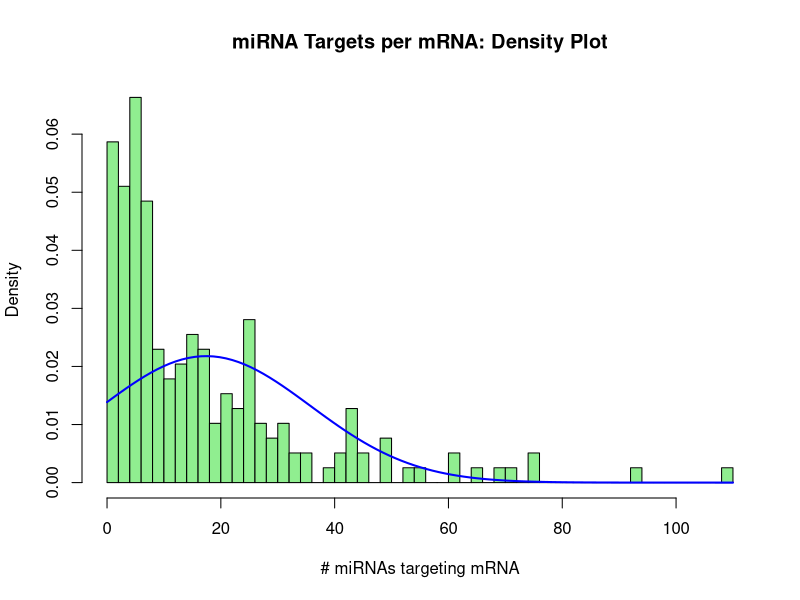
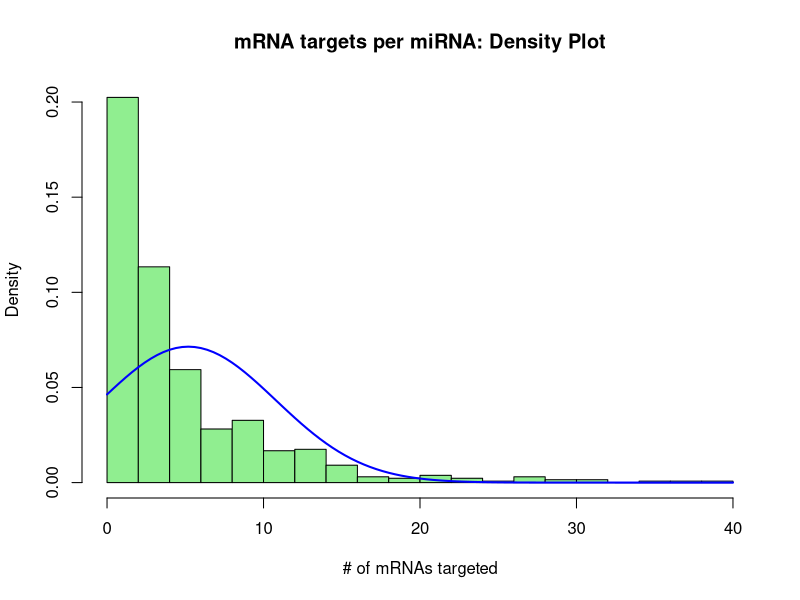
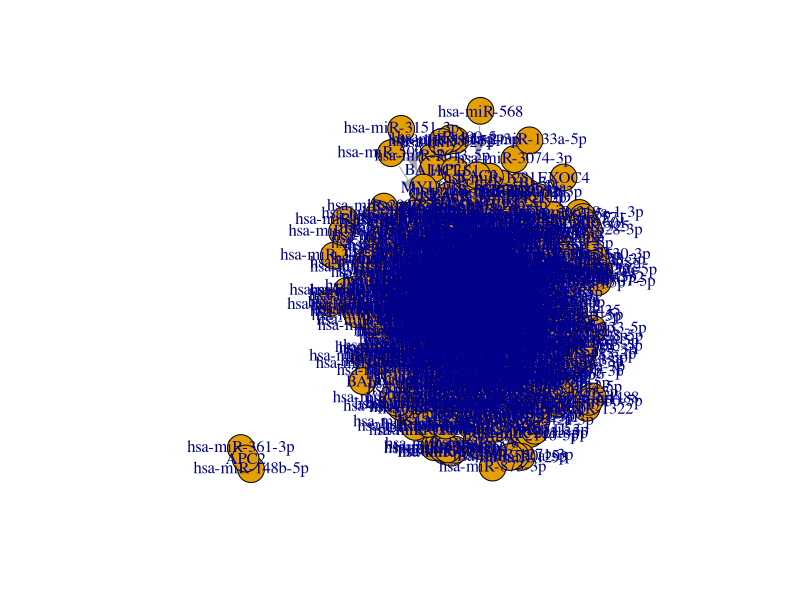
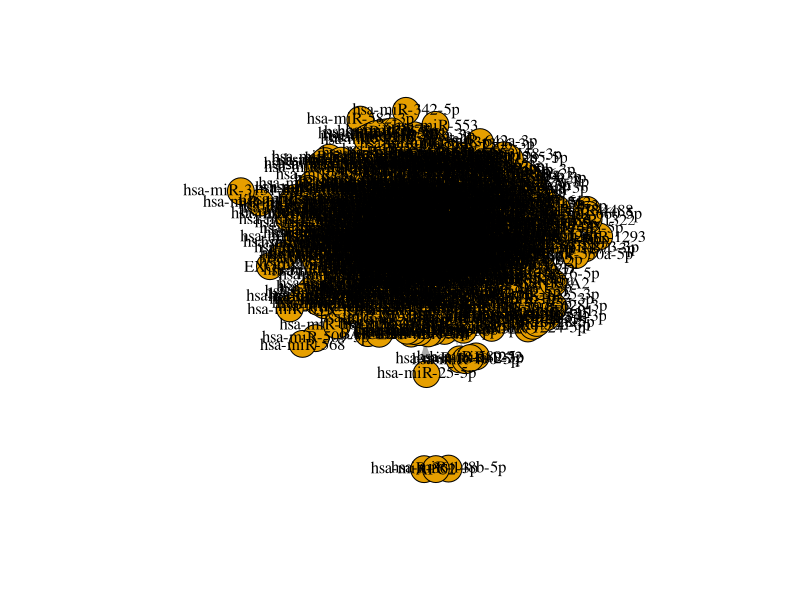
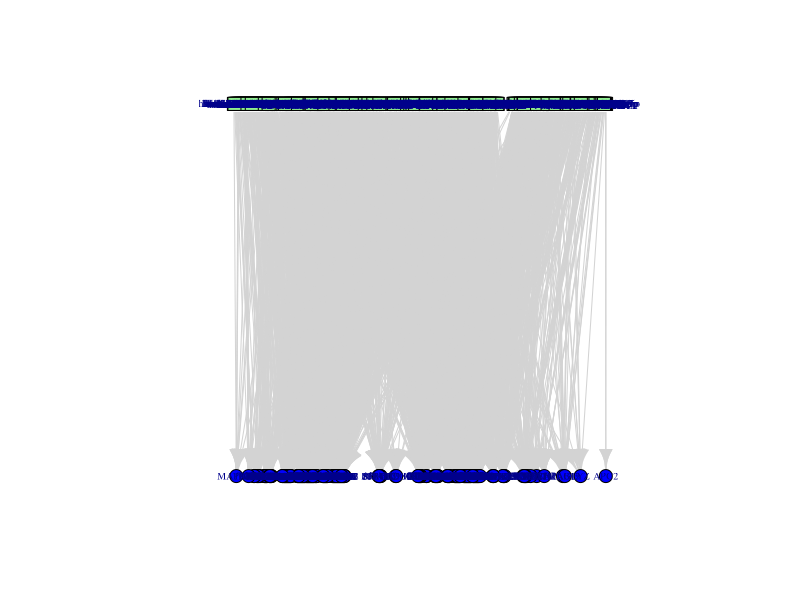
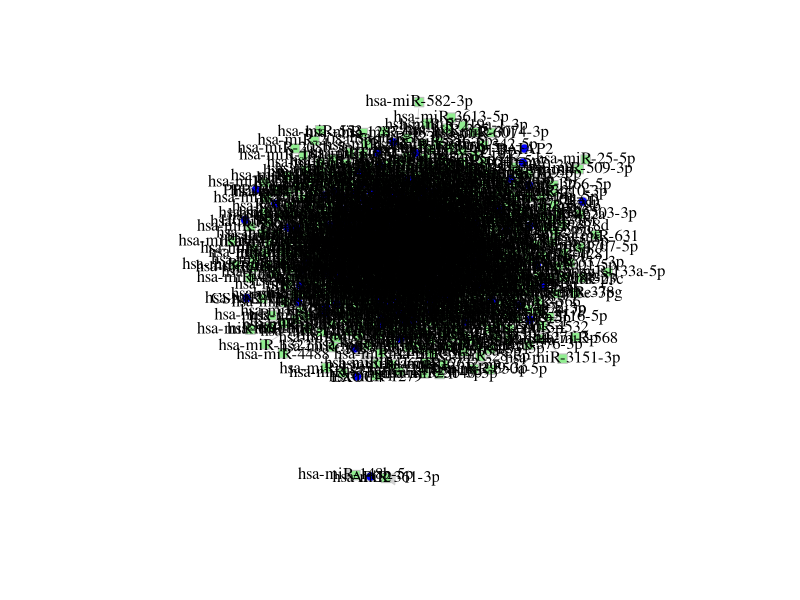
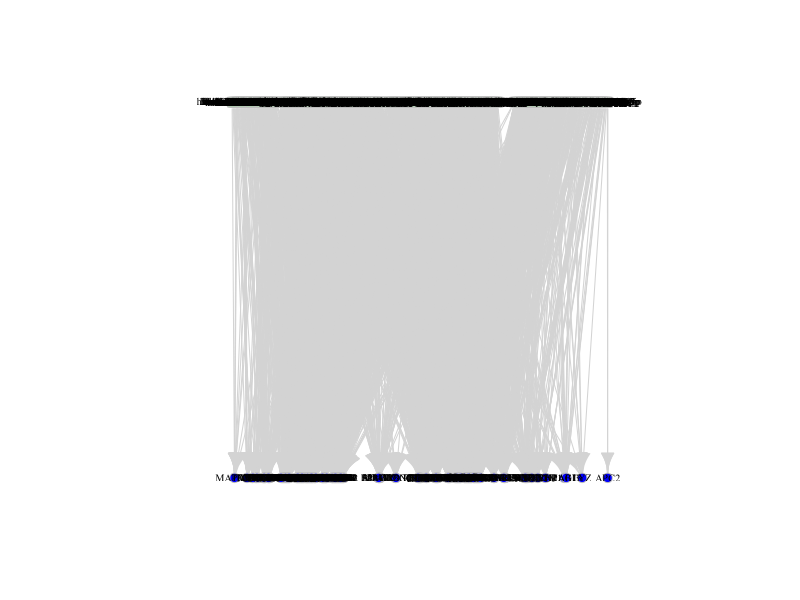
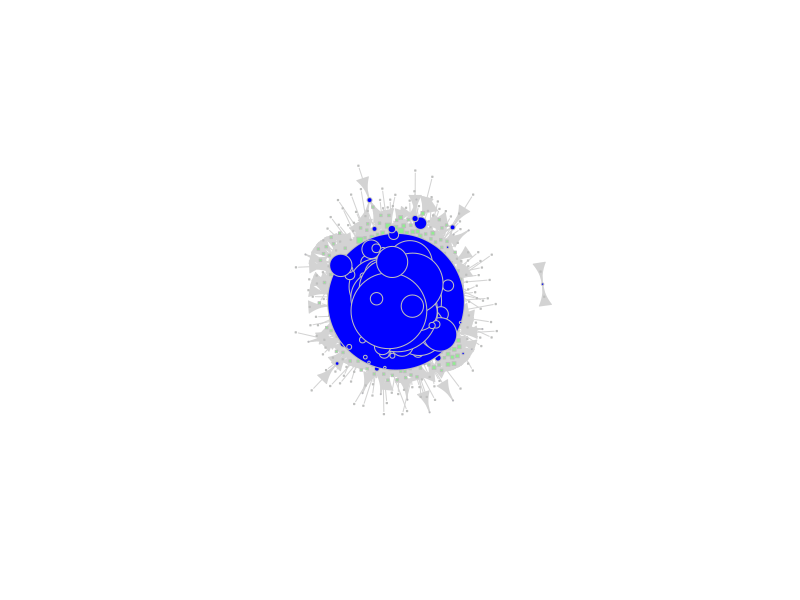

Generate these figures, in order, with R:

if (!require("ggplot2")) {
  install.packages("ggplot2", dependencies = TRUE)
  library(ggplot2)
}

if (!require("MASS")) {
  install.packages("MASS", dependencies = TRUE)
  library(MASS)
}

if (!require("Matrix")) {
  install.packages("Matrix", dependencies = TRUE)
  library(Matrix)
}

if (!require("igraph")) {
  install.packages("igraph", dependencies = TRUE)
  library(igraph)
}


#Read .csv file into R data

miR <- read.csv("Data/MirWalk_Trimmed.csv", header=TRUE)

nt <- read.csv("Data/MirWalk_Subset.csv", header=TRUE)


## FREQUENCY DISTRIBUTIONS
## Plot frequency distributions of mRNA targets per miRNA, and targeting miRNAs per mRNA
## Tabulate the miRWalk output and run a frequency distribution for mRNA-miR/miR-mRNA targeting stats
library(ggplot2)
View(miR)
summary(miR)
summary(miR$Gene)

library(MASS)

## histogram miRNA targets per mRNA

Gene = miR$Gene
Gene.freq = table(Gene)
GeneTable <- cbind(Gene.freq)
colors = c("lightgreen")
hist(GeneTable, freq=FALSE, main="miRNA Targets per mRNA: Density Plot", xlab = "# miRNAs targeting mRNA", breaks=50, col="lightgreen")
curve(dnorm(x, mean=mean(Gene.freq), sd=sd(Gene.freq)), add=TRUE, col="blue", lwd=2)

## histogram mRNAs targeted by miRNA

miRNA = miR$miRNA
miRNA.freq = table(miRNA)
miRTable <- cbind(miRNA.freq)
hist(miRTable, freq=FALSE, main = "mRNA targets per miRNA: Density Plot", xlab = "# of mRNAs targeted", breaks=20, col = "lightgreen")
curve(dnorm(x, mean=mean(miRNA.freq), sd=sd(miRNA.freq)), add=TRUE, col="blue", lwd=2)

head(nt)

## Visualize the complete bipartite graph
## https://rpubs.com/pjmurphy/317838
## Make a graph object from list
g <- graph.data.frame(nt)
g <- graph.data.frame(miR)
## Make a graph g into a bipartite network
bipartite.mapping(g)
V(g)$type <- bipartite_mapping(g)$type
plot(g)
plot(g, vertex.label.cex = 1.0, vertex.label.color = "black")


## Format the labels and node shape/color
V(g)$color <- ifelse(V(g)$type, "blue", "lightgreen")
V(g)$shape <- ifelse(V(g)$type, "circle", "square")
E(g)$color <- "lightgray"


plot(g, layout=layout.bipartite, vertex.size=7, vertex.label.cex=0.6)


V(g)$label.color <- "black" ##ifelse(V(g)$type, "black", "white")
## V(g)$label.font <-  0.6
V(g)$label.cex <- 1 ##ifelse(V(g)$type, 0.8, 1.2)
## V(g)$label.dist <-0
V(g)$frame.color <-  "gray"
V(g)$size <- 5

plot(g, layout = layout_with_graphopt)

plot(g, layout=layout.bipartite, vertex.size=5, vertex.label.cex=0.6)


## Analyze the network as a single-mode network
## According to https://rpubs.com/pjmurphy/317838

## Calculating centrality

types <- V(g)$type                 ## getting each vertex `type` let's us sort easily
deg <- degree(g)
bet <- betweenness(g)
clos <- closeness(g)
eig <- eigen_centrality(g)$vector

cent_df <- data.frame(types, deg, bet, clos, eig)

cent_df[order(cent_df$type, decreasing = TRUE),] ## sort w/ `order` by `type`

## Size vertices by centralitry
V(g)$size <- degree(g)
V(g)$label.cex <- degree(g) * 0.000000000000000000001

gplot <- plot(g, layout = layout_with_graphopt)

## Save the Graph plot as .png file into fig_output
png("../fig_output/graph.png")
print(gplot)
dev.off()

##NETWORK GRAPH
##Create and plot a network graph from the adjacency list

#Convert into data frame
miRFrame <- data.frame(person=miR$Gene, gr=miR$miRNA, stringsAsFactors = F)

##Treat the adjacenty list as a bipartite network (coding genes and miRNAs each constitute the two bipartite modes of the network).
##Code was derived from social network modelling from the blog of Solomon Messing.
##https://solomonmessing.wordpress.com/2012/09/30/working-with-bipartiteaffiliation-network-data-in-r/

#Use functions from the R Matrix package to create an adjacency matrix 'A' from the imported list.
library(Matrix)

A <- spMatrix(nrow=length(unique(miRFrame$person)),
              ncol=length(unique(miRFrame$gr)),
              i = as.numeric(factor(miRFrame$person)),
              j = as.numeric(factor(miRFrame$gr)),
              x = rep(1, length(as.numeric(miRFrame$person))) )

row.names(A) <- levels(factor(miRFrame$person))
colnames(A) <- levels(factor(miRFrame$gr))
A

Arow <- tcrossprod(A)
Arow
head(Arow)

##Use the R Igraph package to create a network graph object.
library(igraph)

miRgraphAdj <- graph.adjacency(Arow, mode = 'undirected')
summary(miRgraphAdj)

##make each edge weight become 1, and then sum them back into an edge attribute
#http://stackoverflow.com/questions/12998456/r-igraph-convert-parallel-edges-to-weight-attribute
E(miRgraphAdj)$weight
E(miRgraphAdj)$weight <- 1
miRgraphAdj <- simplify(miRgraphAdj, edge.attr.comb=list(weight="sum"))

E(miRgraphAdj)$width <- E(miRgraphAdj)$weight
E(miRgraphAdj)$width
# direct output to a file
sink("EdgeFile", append=FALSE, split=FALSE)

##Assign vertex label attributes, color and font
V(miRgraphAdj)$label <- V(miRgraphAdj)$name
V(miRgraphAdj)$label.color <- rgb(0,0,.2,.8)
V(miRgraphAdj)$label.cex <- .6
V(miRgraphAdj)$label.cex <- .3
V(miRgraphAdj)$label.font <- 1
V(miRgraphAdj)$color <- rgb(1,0,0,.5)

miRgraphAdj <- simplify(miRgraphAdj, remove.loops = TRUE, remove.multiple = TRUE)

##Assign transparency as a function of Edge weight
egam <- (E(miRgraphAdj)$weight)/max(E(miRgraphAdj)$weight)
E(miRgraphAdj)$color <- rgb(.5,.5,0,egam)

##Plot the graph object, with vertex size as a function of 'betweeness' and edge width a function of edge weight.
##Apply scaling functions to create resolution for visual interpretation of the graph.
##Here, the user-derived betweeness(mirgraphAdj/33) and log(E(miRgraphAdj)$weight) were user-derived to reduce the 'hairball' and facilitate interpretation
plot(miRgraphAdj, vertex.size=betweenness(miRgraphAdj)/33, edge.width=log10(E(miRgraphAdj)$weight), layout=layout.kamada.kawai)


##For scaling vertex.size and edge widths for different graphs:
##plot(miRgraphAdj, vertex.size=betweenness(miRgraphAdj)/V_Scaling_Factor, edge.width=E_Scaling_Factor(E(miRgraphAdj)$weight), layout=layout.kamada.kawai)

##For the 5-gene subgraph found in Fig.3C (Input file 'Subset.R'):
plot(miRgraphAdj, vertex.size=20, edge.width=(E(miRgraphAdj)$weight)/10, layout=layout.fruchterman.reingold)
